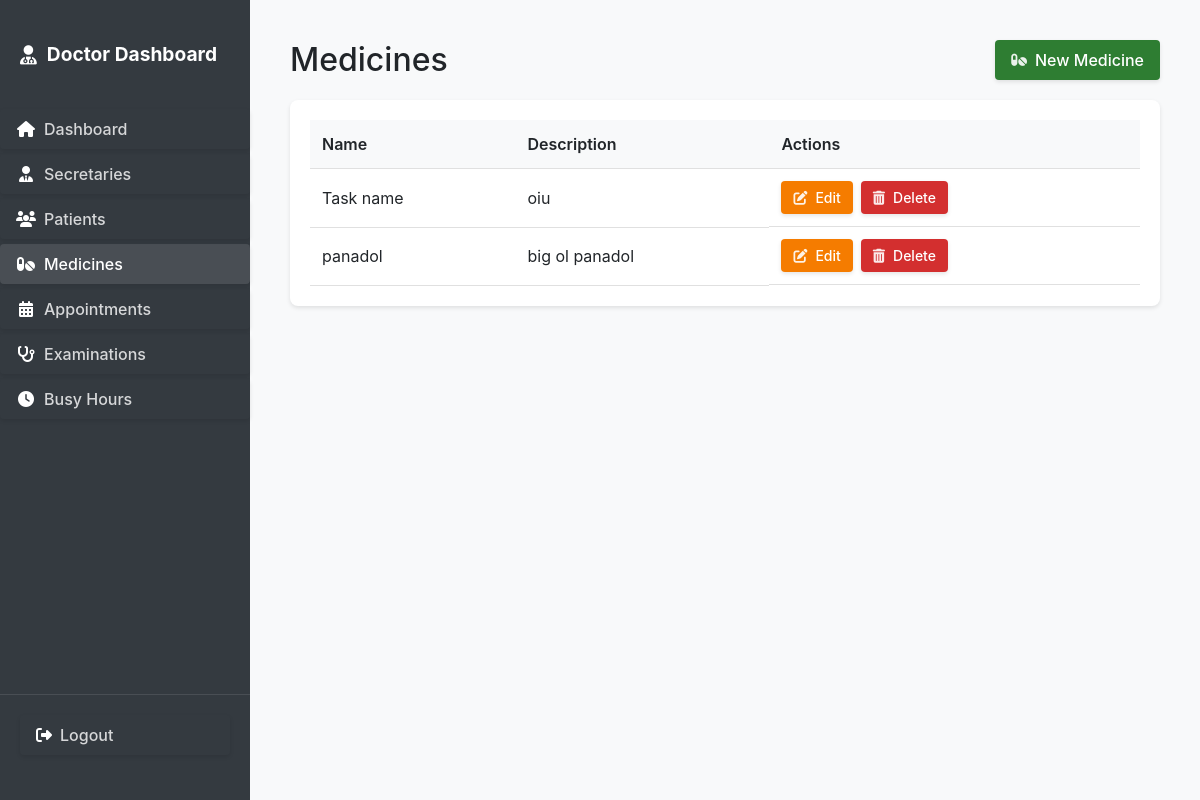
Screenshot of /medicines/ (signed in) with the database file from the repository.
### secretary_dash/models.py (models this page shows, shortened)
class Medicine(models.Model):
    name = models.CharField(max_length=100)
    description = models.TextField()
    side_effects = models.TextField()
    created_at = models.DateTimeField(auto_now_add=True)
    class Meta:
        ordering = ['name']

### secretary_dash/views.py (the view)
# urls.py: path('medicines/', views.medicine_list, name='medicine_list'),
@login_required
@user_passes_test(is_doctor)
def medicine_list(request):
    medicines = Medicine.objects.all().order_by('name')
    return render(request, 'secretary_dash/doctor/medicine_list.html', {'medicines': medicines})

### secretary_dash/auth.py (called while the page is built)
    def get_user(self, user_id):
        UserModel = get_user_model()
        try:
            return UserModel.objects.get(pk=user_id)
        except UserModel.DoesNotExist:
            return None

### secretary_dash/views.py (called while the page is built)
def is_doctor(user):
    return user.is_superuser

### templates/secretary_dash/doctor/medicine_list.html (shortened to what this page needs)
{% extends 'secretary_dash/common/table_base.html' %}
{% block page_title %}Medicines{% endblock %}
{% block header_actions %}
<a href="{% url 'secretary_dash:medicine_create' %}" class="btn btn-add">
    <i class="fas fa-pills"></i>
    <span>New Medicine</span>
</a>
{% endblock %}
{% block table_content %}
{% if medicines %}
    <table>
        <thead>
            <tr>
                <th>Name</th>
                <th>Description</th>
                <th>Actions</th>
            </tr>
        </thead>
        <tbody>
            {% for medicine in medicines %}
                <tr>
                    <td>{{ medicine.name }}</td>
                    <td>{{ medicine.description }}</td>
                    <td class="actions">
                        <a href="{% url 'secretary_dash:medicine_edit' medicine.id %}" class="btn btn-edit btn-sm">
                            <i class="fas fa-edit"></i>
                            <span>Edit</span>
                        </a>
                        <form method="post" action="{% url 'secretary_dash:medicine_delete' medicine.id %}" style="display: inline;">
                            <button type="submit" class="btn btn-delete btn-sm" onclick="return confirm('Are you sure you want to delete this medicine?');">
                                <i class="fas fa-trash-alt"></i>
                                <span>Delete</span>
                            </button>
                        </form>
                    </td>
                </tr>
            {% endfor %}
        </tbody>
    </table>
{% else %}
    <p class="no-data">No medicines found.</p>
{% endif %}
{% endblock %}

### static/css/main.css (style rules this page uses)
body { margin: 0; padding: 0; font-family: -apple-system, BlinkMacSystemFont, "Segoe UI", Roboto, "Helvetica Neue", Arial, sans-serif; background-color: #f8f9fa; }
.btn-delete { background-color: #dc3545 !important; color: white !important; }
.btn { display: inline-flex !important; align-items: center !important; gap: 8px !important; padding: 8px 16px !important; border-radius: 4px !important; border: none !important; cursor: pointer !important; font-weight: 500 !important; transition: all 0.2s ease !important; text-decoration: none !important; box-shadow: 0 2px 4px rgba(0, 0, 0, 0.1) !important; }
.btn .fas, .btn .far, .btn .fab, .btn .fa { color: rgba(255, 255, 255, 0.9) !important; }

### templates/secretary_dash/common/table_base.html (style rules this page uses)
table { width: 100%; border-collapse: collapse; }
th, td { padding: 12px; text-align: left; border-bottom: 1px solid #e0e0e0; }
th { background-color: #f8f9fa; font-weight: 600; }
.actions { display: flex; gap: 8px; align-items: center; }
.container .btn, .table-container .btn, .header-actions .btn { display: inline-flex !important; align-items: center !important; gap: 8px !important; padding: 8px 16px !important; border-radius: 4px !important; border: none !important; cursor: pointer !important; font-weight: 500 !important; transition: all 0.2s ease !important; text-decoration: none !important; box-shadow: 0 2px 4px rgba(0, 0, 0, 0.1) !important; color: white !important; }
.container .btn i, .table-container .btn i, .header-actions .btn i { font-size: 14px !important; }
.container .btn-sm, .table-container .btn-sm { padding: 6px 12px !important; font-size: 14px !important; }
.container .btn-add, .table-container .btn-add, .header-actions .btn-add { background-color: #2e7d32 !important; }
.container .btn-edit, .table-container .btn-edit { background-color: #f57c00 !important; }
.container .btn-delete, .table-container .btn-delete { background-color: #d32f2f !important; }

### rows the page displays
Medicine: name "Task name", description "oiu"
Medicine: name "panadol", description "big ol panadol"
